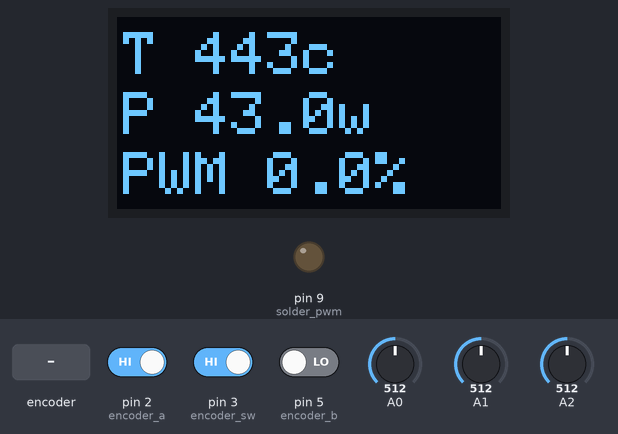
A sketch run on a simulated Arduino Uno, built with avr-gcc and run on an emulated ATmega328P. Parts: 128×64 one-colour display, output pins drawn as LEDs (lit = HIGH). Inputs (shaded band) come from the test bench; at power-on: A0 = 512, pin 3 (encoder_sw) HIGH, A1 = 512, A2 = 512, pin 2 (encoder_a) HIGH, pin 5 (encoder_b) LOW. What the sketch prints to the serial monitor is not drawn.

Above: at 1.2 s.
1.3 s: rotary encoder on pin 2 (encoder_a) / pin 5 (encoder_b) turned 3 steps (first pin leading)
At 3.0 s:
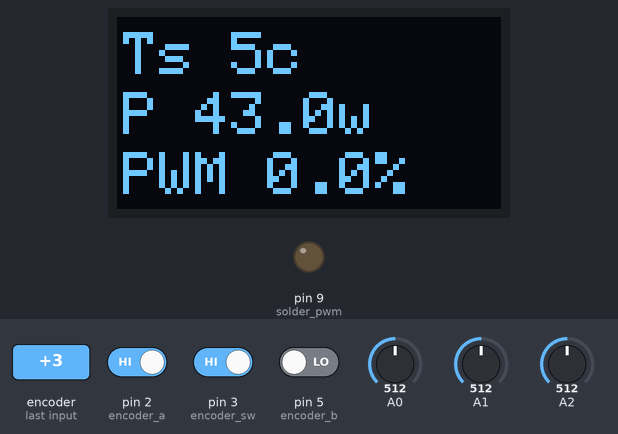
3.4 s: A0 set to 122
At 4.7 s:
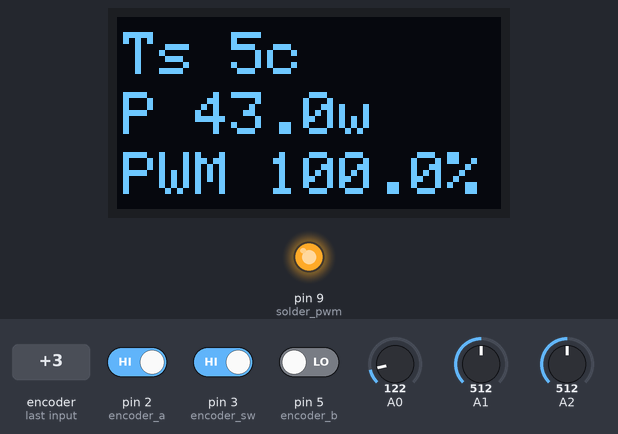
5.0 s: pin 3 (encoder_sw) driven LOW
At 5.8 s:
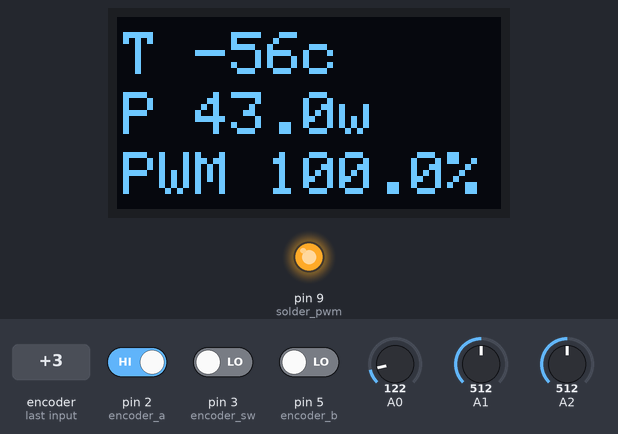
6.6 s: A1 set to 440
At 7.6 s:
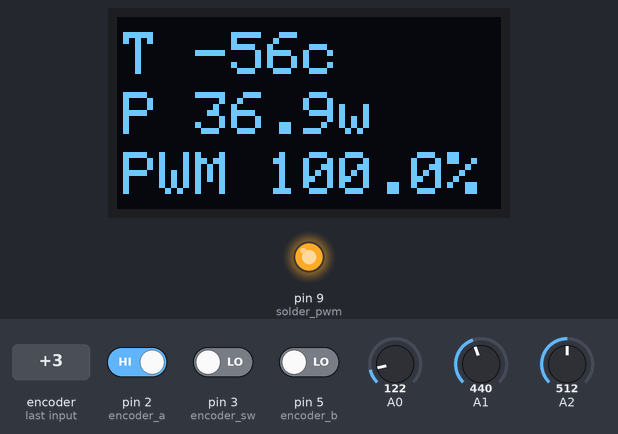
8.1 s: A2 set to 440
At 8.6 s:
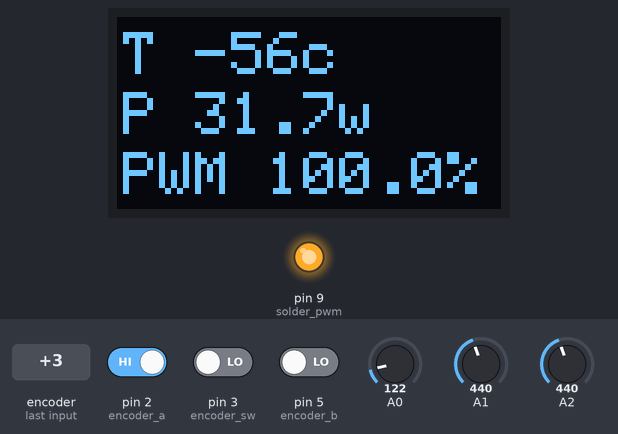
9.7 s: A1 set to 460
At 10.3 s:
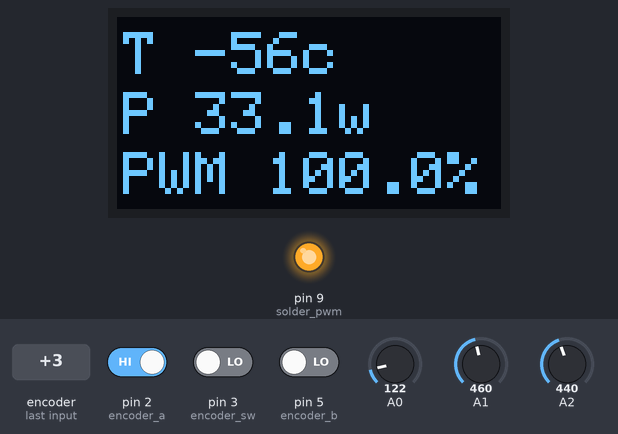
Timing chart, 0 to 12.2 s (numbered marks = the images above; inputs shaded):
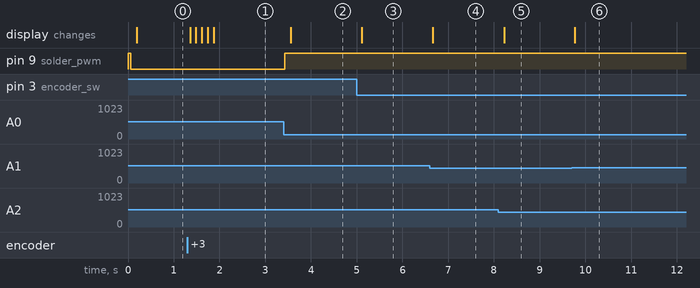

The sketch:

Arduino_Solder_Station.ino
```cpp
#include <SPI.h>
#include <Wire.h>
#include <Adafruit_GFX.h>
#include <Adafruit_SSD1306.h>
#include <stdio.h>

#define SCREEN_WIDTH 128  // OLED display width, in pixels
#define SCREEN_HEIGHT 64  // OLED display height, in pixels

#define OLED_RESET -1
#define SCREEN_ADDRESS 0x3C

Adafruit_SSD1306 oled(SCREEN_WIDTH, SCREEN_HEIGHT, &Wire, OLED_RESET);

//oled
char buf[30];
char float_val[7];

bool enc_a;
uint16_t ADC_readings[3];
float A, V, T;
//pid
uint8_t pwm_val;
float sum_error;
int16_t Kp = 10, Ki = 0.8;
bool changing_T = 0;
uint16_t target_T = 25;
uint16_t target_T_sel = 25;

//rtos
uint32_t oled_task_time = 0;
uint32_t pid_task_time = 0;
uint32_t esp_send_task_time = 0;
uint32_t esp_rec_task_time = 0;
void oled_task();
void pid_task();
void sw_task();
void esp_send_task();
void esp_rec_task();

//encoder
uint32_t sw_time = 4294967295;
void a_change();
void sw_change();

//esp
String inputString = "";
char tempstr[4] = "000";
bool stringComplete = false;
int temp_esp;
int temp_esp_old;
int P = 0;


void setup() {
  digitalWrite(9, 1);
  pinMode(9, OUTPUT);  //solder pwm

  pinMode(2, INPUT);  //encoder a
  pinMode(3, INPUT_PULLUP);  //encoder sw
  pinMode(5, INPUT);  //encoder b

  Serial.begin(9600);

  if (!oled.begin(SSD1306_SWITCHCAPVCC, SCREEN_ADDRESS)) {
    //Serial.println(F("SSD1306 allocation failed"));
    for (;;)
      ;  // Don't proceed, loop forever
  }

  oled.clearDisplay();
  oled.setTextColor(SSD1306_WHITE);
  oled.setTextSize(2);

  attachInterrupt(digitalPinToInterrupt(2), a_change, CHANGE);
  attachInterrupt(digitalPinToInterrupt(3), sw_change, CHANGE);
}

void loop() {
  //Serial.print("Real target temp= ");
  //Serial.println(target_T);
  if (millis() > oled_task_time) oled_task();
  if (millis() > pid_task_time) pid_task();
  if (stringComplete & millis() > esp_rec_task_time) esp_rec_task();
  if (millis() > esp_send_task_time) esp_send_task();
  if (millis() > sw_time) sw_task();
}

void oled_task() {
  oled.clearDisplay();

  oled.setTextColor(SSD1306_WHITE);
  oled.setTextSize(2);

  oled.setCursor(2, 5);
  if(changing_T){
    sprintf(buf, "Ts %dc", target_T_sel);
  }
  else {
    sprintf(buf, "T %dc", (int16_t)T);
  }

  oled.print(buf);

  oled.setCursor(2, 25);
  // dtostrf(A, 0, 1, float_val);
  // sprintf(buf, "A %sA", float_val);
  dtostrf(A * V, 0, 1, float_val);
  P = A * V;
  sprintf(buf, "P %sw", float_val);
  oled.print(buf);

  oled.setCursor(2, 45);
  // dtostrf(V, 0, 1, float_val);
  dtostrf(pwm_val/2.55, 0, 1, float_val);
  sprintf(buf, "PWM %s%%", float_val);
  oled.print(buf);

  oled.display();
  oled_task_time = millis() + 100;
}

void pid_task() {
  ADC_readings[0] = analogRead(A0);  //T
  ADC_readings[1] = analogRead(A1);  //A
  ADC_readings[2] = analogRead(A2);  //V
  // delay(2);

  A = (ADC_readings[1] * 0.00602) - 0.01411;
  V = (ADC_readings[2] * 0.02741) - 0.03237;
  T = (ADC_readings[0] * 1.28189) - 212.751;

  int error = (target_T - (uint16_t) T);

  if(abs(error) < 25) sum_error += error * Ki;

  if(sum_error > 255) sum_error = 255;
  if(sum_error < 0) sum_error = 0;

  int out = error * Kp + sum_error;

  if(out < 0) out = 0;
  if(out > 255) out = 255;

  pwm_val = out;
  analogWrite(9, pwm_val);

  pid_task_time = millis() + 20;
}

void a_change() {
  changing_T = 1;
  enc_a = digitalRead(2);

  if (enc_a == 0) {
    if (target_T_sel > 0 && digitalRead(5) == 1) target_T_sel -= 5;
    else if (target_T_sel < 450 && digitalRead(5) == 0) target_T_sel += 5;
  }
  else if (enc_a == 1) {
    if (target_T_sel > 0 && digitalRead(5) == 0) target_T_sel -= 5;
    else if (target_T_sel < 450 && digitalRead(5) == 1) target_T_sel += 5;
  }
}

void sw_change(){
  detachInterrupt(digitalPinToInterrupt(3));
  sw_time = millis() + 100;

  if(digitalRead(3) == 0){
    target_T = target_T_sel;
    changing_T = 0;
  }
}

void sw_task(){
  sw_time = 4294967295;
  attachInterrupt(digitalPinToInterrupt(3), sw_change, CHANGE);
}

void esp_send_task(){
  Serial.print("~");
  Serial.print(int(T));
  Serial.print("  #");
  Serial.print(target_T);
  Serial.print("  ^");
  Serial.print(int(pwm_val/2.55));
  Serial.print("  @");
  Serial.print(P);
  Serial.println(" ");
  esp_send_task_time = millis() + 200;
}

void esp_rec_task(){
    temp_esp_old = temp_esp;
    for(int i=0; i<=19; i++){
      if(inputString[i] == '~'){
        for(int n=1; n<=4; n++){
          if(inputString[i+n]!='|'){
            if(inputString[i+n]>47 & inputString[i+n]<58){
              tempstr[n-1]=inputString[i+n];
           }
            else{tempstr[n-1]='\0';}
          }
          else{tempstr[n-1]='\0';}
        }
        sscanf(tempstr, "%d", &temp_esp);
      }
    }
    inputString = "";
    stringComplete = false;
  if (temp_esp_old != temp_esp) target_T = temp_esp;
  esp_send_task_time = millis() + 100;
}

void serialEvent() {
  while (Serial.available()) {
    // get the new byte:
    char inChar = (char)Serial.read();
    // add it to the inputString:
    inputString += inChar;
    // if the incoming character is a newline, set a flag so the main loop can
    // do something about it:
    if (inChar == '\n') {
      stringComplete = true;
    }
  }
}
```

Measured:
- after the input at 1.3 s, the display: first changes after 0.06 s (image 1 shows a later state)
- after the input at 3.4 s, pin 9 (solder_pwm): LOW → HIGH at once; the display: changes after 0.16 s (image 2)
- after the input at 5.0 s, the display: changes after 0.11 s (image 3)
- after the input at 6.6 s, the display: changes after 0.06 s (image 4)
- after the input at 8.1 s, the display: changes after 0.12 s (image 5)
- after the input at 9.7 s, the display: changes after 0.07 s (image 6)
